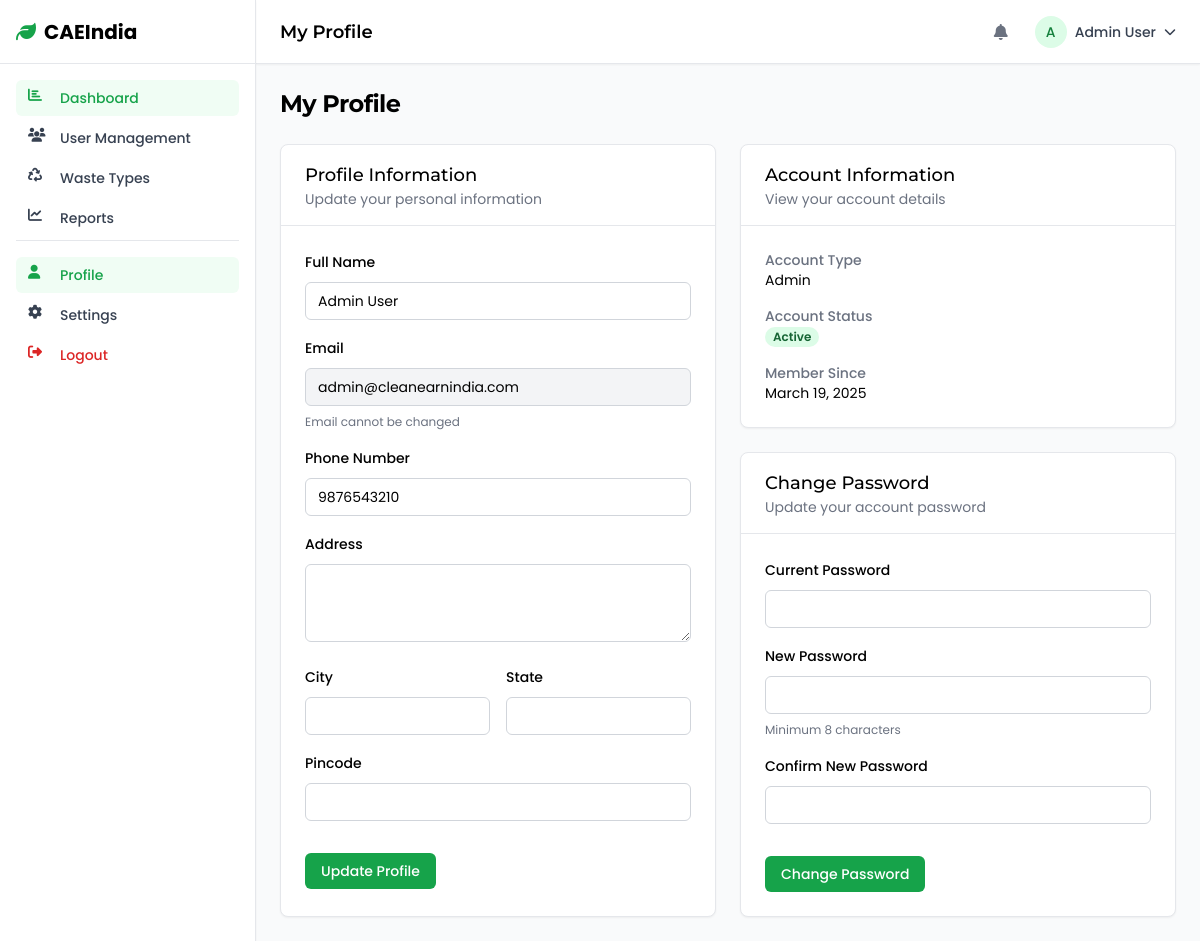
Page /dashboard/profile/index.php (signed in) on the committed database.
### tables this page shows
CREATE TABLE users (
    id INT AUTO_INCREMENT PRIMARY KEY,
    name VARCHAR(100) NOT NULL,
    email VARCHAR(100) NOT NULL UNIQUE,
    password VARCHAR(255) NOT NULL,
    phone VARCHAR(20),
    address TEXT,
    city VARCHAR(50),
    state VARCHAR(50),
    pincode VARCHAR(10),
    role ENUM('household', 'collector', 'storage', 'buyer', 'admin', 'super_admin') NOT NULL,
    status ENUM('active', 'inactive', 'pending') DEFAULT 'pending',
    profile_image VARCHAR(255),
    total_points INT DEFAULT 0,
    reset_token VARCHAR(64),
    reset_token_expires DATETIME,
    created_at TIMESTAMP DEFAULT CURRENT_TIMESTAMP,
    updated_at TIMESTAMP DEFAULT CURRENT_TIMESTAMP ON UPDATE CURRENT_TIMESTAMP
);

### includes/functions.php (called while the page is built, shortened)
<?php
function getUserData($userId, $pdo) {
    $stmt = $pdo->prepare("SELECT * FROM users WHERE id = ?");
    $stmt->execute([$userId]);
    return $stmt->fetch();
}
?>

### dashboard/profile/index.php (the view, shortened to what this page needs)
<?php
$page_title = "My Profile";
require_once '../../includes/db_connect.php';
require_once '../../includes/functions.php';
$user_id = $_SESSION['user_id'];
$stmt = $pdo->prepare("SELECT * FROM users WHERE id = ?");
$stmt->execute([$user_id]);
$user = $stmt->fetch();
include_once '../../includes/dashboard_layout.php';
?>
<div class="space-y-6">
    <div class="flex items-center justify-between">
        <h1 class="text-2xl font-bold tracking-tight">My Profile</h1>
    </div>
    <div class="grid grid-cols-1 gap-6 md:grid-cols-2">
        <div class="rounded-lg border bg-white shadow-sm">
            <div class="border-b px-6 py-4">
                <h2 class="text-lg font-medium">Profile Information</h2>
                <p class="text-sm text-gray-500">Update your personal information</p>
            </div>
            <div class="p-6">
                <form method="POST" action="" class="space-y-4">
                    <div class="space-y-2">
                        <label for="name" class="text-sm font-medium">Full Name</label>
                        <input type="text" id="name" name="name" value="<?php echo htmlspecialchars($user['name'] ?? ''); ?>" class="w-full rounded-md border border-gray-300 px-3 py-2 text-sm focus:border-primary-500 focus:outline-none focus:ring-1 focus:ring-primary-500" required>
                    </div>
                    <div class="space-y-2">
                        <label for="email" class="text-sm font-medium">Email</label>
                        <input type="email" id="email" value="<?php echo htmlspecialchars($user['email'] ?? ''); ?>" class="w-full rounded-md border border-gray-300 bg-gray-100 px-3 py-2 text-sm" readonly>
                        <p class="text-xs text-gray-500">Email cannot be changed</p>
                    </div>
                    <div class="space-y-2">
                        <label for="phone" class="text-sm font-medium">Phone Number</label>
                        <input type="tel" id="phone" name="phone" value="<?php echo htmlspecialchars($user['phone'] ?? ''); ?>" class="w-full rounded-md border border-gray-300 px-3 py-2 text-sm focus:border-primary-500 focus:outline-none focus:ring-1 focus:ring-primary-500" required>
                    </div>
                    <div class="space-y-2">
                        <label for="address" class="text-sm font-medium">Address</label>
                        <textarea id="address" name="address" rows="3" class="w-full rounded-md border border-gray-300 px-3 py-2 text-sm focus:border-primary-500 focus:outline-none focus:ring-1 focus:ring-primary-500"><?php echo htmlspecialchars($user['address'] ?? ''); ?></textarea>
                    </div>
                    <div class="grid grid-cols-2 gap-4">
                        <div class="space-y-2">
                            <label for="city" class="text-sm font-medium">City</label>
                            <input type="text" id="city" name="city" value="<?php echo htmlspecialchars($user['city'] ?? ''); ?>" class="w-full rounded-md border border-gray-300 px-3 py-2 text-sm focus:border-primary-500 focus:outline-none focus:ring-1 focus:ring-primary-500">
                        </div>
                        <div class="space-y-2">
                            <label for="state" class="text-sm font-medium">State</label>
                            <input type="text" id="state" name="state" value="<?php echo htmlspecialchars($user['state'] ?? ''); ?>" class="w-full rounded-md border border-gray-300 px-3 py-2 text-sm focus:border-primary-500 focus:outline-none focus:ring-1 focus:ring-primary-500">
                        </div>
                    </div>
                    <div class="space-y-2">
                        <label for="pincode" class="text-sm font-medium">Pincode</label>
                        <input type="text" id="pincode" name="pincode" value="<?php echo htmlspecialchars($user['pincode'] ?? ''); ?>" class="w-full rounded-md border border-gray-300 px-3 py-2 text-sm focus:border-primary-500 focus:outline-none focus:ring-1 focus:ring-primary-500">
                    </div>
                    <div class="pt-4">
                        <button type="submit" name="update_profile" class="rounded-md bg-primary-600 px-4 py-2 text-sm font-medium text-white hover:bg-primary-700 focus:outline-none focus:ring-2 focus:ring-primary-500 focus:ring-offset-2">
                            Update Profile
                        </button>
                    </div>
                </form>
            </div>
        </div>
        <div class="space-y-6">
            <div class="rounded-lg border bg-white shadow-sm">
                <div class="border-b px-6 py-4">
                    <h2 class="text-lg font-medium">Account Information</h2>
                    <p class="text-sm text-gray-500">View your account details</p>
                </div>
                <div class="p-6">
                    <div class="space-y-4">
                        <div>
                            <p class="text-sm font-medium text-gray-500">Account Type</p>
                            <p class="text-sm"><?php echo ucfirst($user['role'] ?? ''); ?></p>
                        </div>
                        <div>
                            <p class="text-sm font-medium text-gray-500">Account Status</p>
                            <p class="text-sm">
                                <span class="inline-flex rounded-full px-2 text-xs font-semibold leading-5 <?php echo $user['status'] === 'active' ? 'bg-green-100 text-green-800' : 'bg-yellow-100 text-yellow-800'; ?>">
                                    <?php echo ucfirst($user['status'] ?? ''); ?>
                                </span>
                            </p>
                        </div>
                        <div>
                            <p class="text-sm font-medium text-gray-500">Member Since</p>
                            <p class="text-sm"><?php echo date('F j, Y', strtotime($user['created_at'] ?? 'now')); ?></p>
                        </div>
                    </div>
                </div>
            </div>
            <div class="rounded-lg border bg-white shadow-sm">
                <div class="border-b px-6 py-4">
                    <h2 class="text-lg font-medium">Change Password</h2>
                    <p class="text-sm text-gray-500">Update your account password</p>
                </div>
                <div class="p-6">
                    <form method="POST" action="" class="space-y-4">
                        <div class="space-y-2">
                            <label for="current-password" class="text-sm font-medium">Current Password</label>
                            <input type="password" id="current-password" name="current_password" class="w-full rounded-md border border-gray-300 px-3 py-2 text-sm focus:border-primary-500 focus:outline-none focus:ring-1 focus:ring-primary-500" required>
                        </div>
                        <div class="space-y-2">
                            <label for="new-password" class="text-sm font-medium">New Password</label>
                            <input type="password" id="new-password" name="new_password" class="w-full rounded-md border border-gray-300 px-3 py-2 text-sm focus:border-primary-500 focus:outline-none focus:ring-1 focus:ring-primary-500" required>
                            <p class="text-xs text-gray-500">Minimum 8 characters</p>
                        </div>
                        <div class="space-y-2">
                            <label for="confirm-password" class="text-sm font-medium">Confirm New Password</label>
                            <input type="password" id="confirm-password" name="confirm_password" class="w-full rounded-md border border-gray-300 px-3 py-2 text-sm focus:border-primary-500 focus:outline-none focus:ring-1 focus:ring-primary-500" required>
                        </div>
                        <div class="pt-4">
                            <button type="submit" name="change_password" class="rounded-md bg-primary-600 px-4 py-2 text-sm font-medium text-white hover:bg-primary-700 focus:outline-none focus:ring-2 focus:ring-primary-500 focus:ring-offset-2">
                                Change Password
                            </button>
                        </div>
                    </form>
                </div>
            </div>
        </div>
    </div>
</div>
<?php
include_once '../../includes/dashboard_footer.php';
?>

### includes/dashboard_layout.php (shortened to what this page needs)
<?php
require_once __DIR__ . '/db_connect.php';
require_once __DIR__ . '/functions.php';
$user_data = getUserData($_SESSION['user_id'], $pdo);
?>
<!DOCTYPE html>
<html lang="en">
<head>
    <script src="https://cdn.tailwindcss.com"></script>
    <link rel="stylesheet" href="https://cdnjs.cloudflare.com/ajax/libs/font-awesome/6.4.0/css/all.min.css">
</head>
<body class="bg-gray-50 min-h-screen">
    <?php include_once __DIR__ . '/sidebar.php'; ?>
    <div class="md:ml-64 min-h-screen">
        <header class="sticky top-0 z-30 flex h-16 items-center gap-4 border-b bg-white px-4 md:px-6 shadow-sm">
            <div class="flex flex-1 items-center justify-between">
                <div>
                    <h1 class="text-lg font-semibold"><?php echo isset($page_title) ? $page_title : 'Dashboard'; ?></h1>
                </div>
                <div class="flex items-center gap-4">
                    <div class="relative">
                        <button id="notifications-button" class="flex h-9 w-9 items-center justify-center rounded-full text-gray-500 hover:bg-gray-100 hover:text-gray-700">
                            <i class="fas fa-bell"></i>
                        </button>
                    </div>
                    <div class="relative">
                        <button id="user-menu-button" class="flex items-center gap-2 text-sm font-medium text-gray-700">
                            <div class="flex h-8 w-8 items-center justify-center rounded-full bg-primary-100 text-primary-700">
                                <?php echo strtoupper(substr($user_data['name'] ?? 'U', 0, 1)); ?>
                            </div>
                            <span class="hidden md:inline-block"><?php echo $user_data['name'] ?? 'User'; ?></span>
                            <i class="fas fa-chevron-down text-xs"></i>
                        </button>
                    </div>
                </div>
            </div>
        </header>
        <main class="p-4 md:p-6 animate-fade-in">

### includes/dashboard_layout.php (style rules this page uses)
body { font-family: 'Poppins', sans-serif; }
h1, h2, h3, h4, h5, h6 { font-family: 'Montserrat', sans-serif; }
.animate-fade-in { animation: fadeIn 0.5s ease-in-out; }

### rows in the picture
users: name "A", name "Admin User", email "admin@cleanearnindia.com", phone "9876543210", role "Admin", status "Active", created_at "March 19, 2025"

### other values in the picture
$page_title "My Profile"
